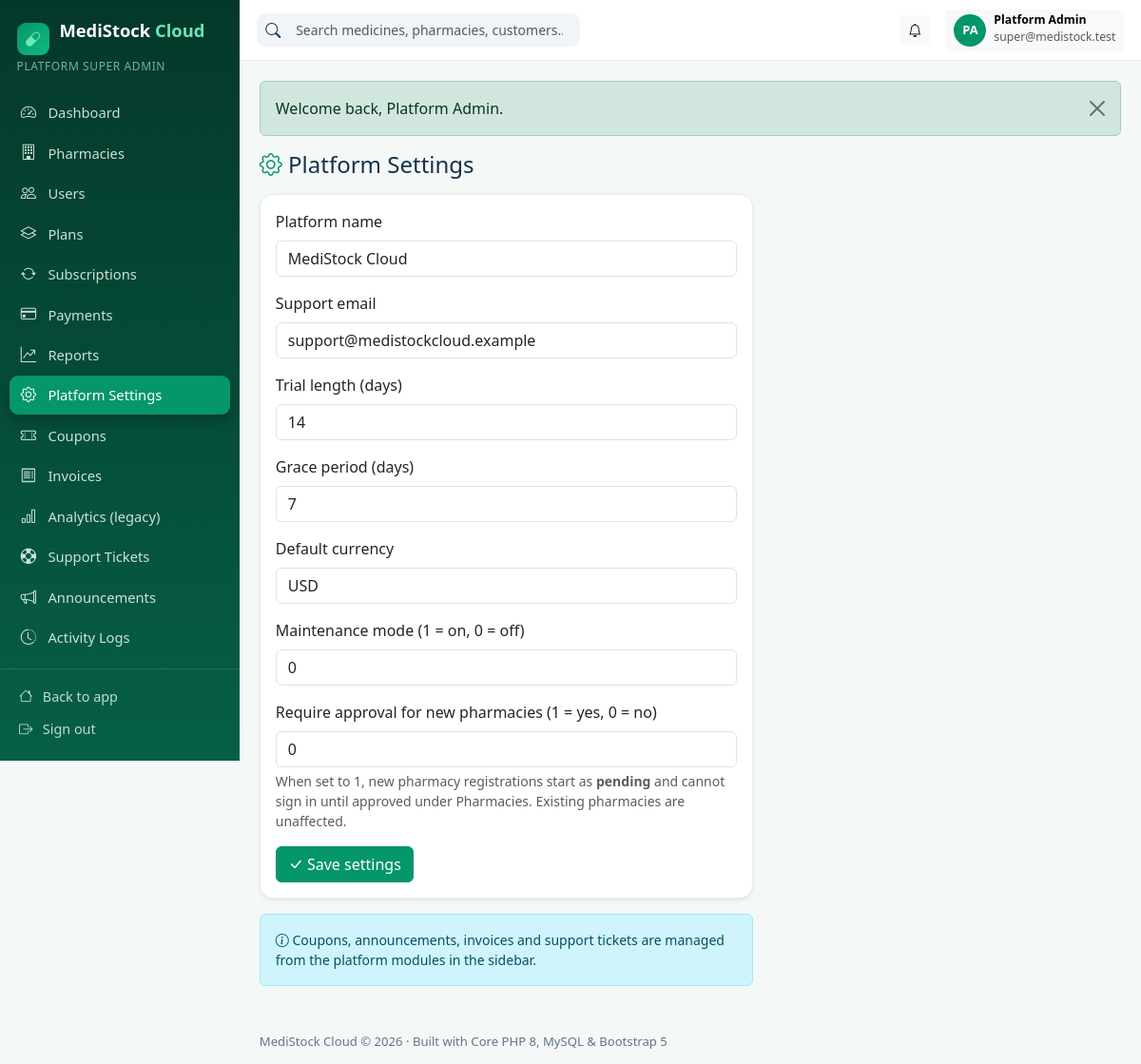
Screenshot of /super-admin/settings.php (signed in) with the database file from the repository.
### tables this page shows
CREATE TABLE IF NOT EXISTS users (
    id                        INT UNSIGNED AUTO_INCREMENT PRIMARY KEY,
    tenant_id                 INT UNSIGNED NULL,           
    role_id                   INT UNSIGNED NOT NULL,
    name                      VARCHAR(120) NOT NULL,
    email                     VARCHAR(190) NOT NULL UNIQUE,
    password_hash             VARCHAR(255) NOT NULL,
    phone                     VARCHAR(40)  NULL,
    status                    ENUM('active','inactive','invited') NOT NULL DEFAULT 'active',
    email_verified_at         DATETIME NULL,
    email_verification_token  VARCHAR(100) NULL,
    invitation_token          VARCHAR(100) NULL,
    invited_at                DATETIME NULL,
    last_login_at             DATETIME NULL,
    created_at                TIMESTAMP NULL,
    updated_at                TIMESTAMP NULL,
    deleted_at                TIMESTAMP NULL,
    INDEX idx_users_tenant (tenant_id),
    CONSTRAINT fk_users_tenant FOREIGN KEY (tenant_id) REFERENCES tenants (id) ON DELETE CASCADE,
    CONSTRAINT fk_users_role   FOREIGN KEY (role_id)   REFERENCES roles (id)   ON DELETE RESTRICT
);

CREATE TABLE IF NOT EXISTS roles (
    id          INT UNSIGNED AUTO_INCREMENT PRIMARY KEY,
    `key`       VARCHAR(50)  NOT NULL UNIQUE,
    name        VARCHAR(100) NOT NULL,
    description VARCHAR(255) NULL,
    created_at  TIMESTAMP NULL,
    updated_at  TIMESTAMP NULL
);

### config/database.php (called while the page is built)
<?php
return [
    'driver'    => 'mysql',
    'host'      => getenv('DB_HOST') ?: '127.0.0.1',
    'port'      => getenv('DB_PORT') ?: '3306',
    'database'  => getenv('DB_DATABASE') ?: 'medistock_cloud',
    'username'  => getenv('DB_USERNAME') ?: 'root',
    'password'  => getenv('DB_PASSWORD') ?: '',
    'charset'   => 'utf8mb4',
    'collation' => 'utf8mb4_unicode_ci',
];

### app/Database.php (called while the page is built)
<?php
final class Database
{
    private static ?PDO $instance = null;
    public static function connection(): PDO
    {
        if (self::$instance instanceof PDO) {
            return self::$instance;
        }
        $config = require dirname(__DIR__) . '/config/database.php';
        $dsn = sprintf(
            '%s:host=%s;port=%s;dbname=%s;charset=%s',
            $config['driver'],
            $config['host'],
            $config['port'],
            $config['database'],
            $config['charset']
        );
        self::$instance = new PDO($dsn, $config['username'], $config['password'], [
            PDO::ATTR_ERRMODE            => PDO::ERRMODE_EXCEPTION,
            PDO::ATTR_DEFAULT_FETCH_MODE => PDO::FETCH_ASSOC,
            PDO::ATTR_EMULATE_PREPARES   => false,
        ]);
        return self::$instance;
    }
}
function db(): PDO
{
    return Database::connection();
}

### app/View.php (the view, shortened to what this page needs)
<?php
function admin_menu(): array
{
    if (is_super_admin()) {
        return [
            ['super-admin/dashboard.php', 'bi-speedometer2', 'Dashboard', null],
            ['super-admin/pharmacies.php', 'bi-building', 'Pharmacies', null],
            ['super-admin/users.php', 'bi-people', 'Users', null],
            ['super-admin/plans.php', 'bi-layers', 'Plans', null],
            ['super-admin/subscriptions.php', 'bi-arrow-repeat', 'Subscriptions', null],
            ['super-admin/payments.php', 'bi-credit-card', 'Payments', null],
            ['super-admin/reports.php', 'bi-graph-up-arrow', 'Reports', null],
            ['super-admin/settings.php', 'bi-gear', 'Platform Settings', null],
            ['superadmin/coupons.php', 'bi-ticket-perforated', 'Coupons', null],
            ['superadmin/invoices.php', 'bi-receipt', 'Invoices', null],
            ['superadmin/analytics.php', 'bi-bar-chart', 'Analytics (legacy)', null],
            ['superadmin/tickets.php', 'bi-life-preserver', 'Support Tickets', null],
            ['superadmin/announcements.php', 'bi-megaphone', 'Announcements', null],
            ['superadmin/logs.php', 'bi-clock-history', 'Activity Logs', null],
        ];
    }
    $role = current_user()['role_key'] ?? '';
    $posHref = in_array($role, ['cashier', 'pharmacist'], true) ? 'cashier/pos.php' : 'admin/pos.php';
    $items = [
        ['admin/dashboard.php', 'bi-speedometer2', 'Overview', 'dashboard.view'],
        [$posHref, 'bi-upc-scan', 'Pharmacy POS', 'pos.access'],
        ['admin/sales.php', 'bi-cart-check', 'Sales', 'sales.view'],
        ['admin/returns.php', 'bi-arrow-counterclockwise', 'Sales Returns', 'sales.manage'],
        ['admin/medicines.php', 'bi-capsule', 'Medicines', 'medicines.view'],
        ['admin/categories.php', 'bi-tags', 'Categories', 'medicines.view'],
        ['admin/brands.php', 'bi-award', 'Brands', 'medicines.view'],
        ['admin/batches.php', 'bi-box-seam', 'Batches', 'stock.view'],
        ['admin/inventory.php', 'bi-boxes', 'Inventory', 'stock.view'],
        ['admin/adjustments.php', 'bi-sliders', 'Stock Adjustments', 'stock.adjust'],
        ['admin/movements.php', 'bi-arrow-repeat', 'Stock Movements', 'stock.view'],
        ['admin/transfers.php', 'bi-arrow-left-right', 'Branch Transfers', 'stock.view'],
        ['admin/expiry.php', 'bi-calendar-x', 'Expiry Management', 'stock.view'],
        ['admin/lowstock.php', 'bi-exclamation-triangle', 'Low Stock Alerts', 'stock.view'],
        ['admin/purchases.php', 'bi-bag-plus', 'Purchases', 'purchases.manage'],
        ['admin/purchase-orders.php', 'bi-clipboard2-check', 'Purchase Orders', 'purchases.manage'],
        ['admin/suppliers.php', 'bi-truck', 'Suppliers', 'suppliers.manage'],
        ['admin/supplier-payments.php', 'bi-cash-coin', 'Supplier Payments', 'purchases.manage'],
        ['admin/customers.php', 'bi-person-heart', 'Customers', 'customers.manage'],
        ['admin/prescriptions.php', 'bi-file-earmark-medical', 'Prescriptions', 'prescriptions.manage'],
        ['admin/expenses.php', 'bi-wallet2', 'Expenses', 'expenses.manage'],
        ['admin/staff.php', 'bi-people', 'Staff', 'staff.manage'],
        ['admin/branches.php', 'bi-diagram-3', 'Branches', 'branches.manage'],
        ['admin/reports.php', 'bi-graph-up', 'Reports & Analytics', 'reports.view'],
        ['admin/subscription.php', 'bi-stars', 'Subscription', 'billing.manage'],
        ['admin/settings.php', 'bi-gear', 'Settings', 'settings.manage'],
    ];
    $items = array_values(array_filter($items, static fn($i) => $i[3] === null || can($i[3])));
    $roleItems = match ($role) {
        'pharmacist' => [
            ['pharmacist/dashboard.php', 'bi-clipboard2-pulse', 'Pharmacist Home', null],
            ['pharmacist/prescriptions.php', 'bi-file-earmark-medical', 'My Prescriptions', null],
            ['pharmacist/medicines.php', 'bi-search-heart', 'Medicine Search', null],
            ['pharmacist/dispensing.php', 'bi-clipboard-check', 'Dispensing Records', null],
            ['pharmacist/sales.php', 'bi-receipt', 'Sales History', null],
        ],
        'cashier' => [
            ['cashier/dashboard.php', 'bi-cash-register', 'Cashier Home', null],
            ['cashier/sales.php', 'bi-receipt', 'My Sales', null],
        ],
        'inventory_manager' => [
            ['inventory/dashboard.php', 'bi-boxes', 'Inventory Home', null],
            ['inventory/receiving.php', 'bi-box-arrow-in-down', 'Stock Receiving', null],
            ['inventory/transfers.php', 'bi-arrow-left-right', 'Branch Transfers', null],
            ['inventory/purchase-orders.php', 'bi-clipboard2-check', 'Purchase Orders', null],
            ['inventory/alerts.php', 'bi-bell', 'Stock Alerts', null],
            ['inventory/suppliers.php', 'bi-truck', 'Suppliers', null],
        ],
        default => [],
    };
    return array_merge($roleItems, $items);
}
function admin_header(string $title, string $active = ''): void
{
    $u = current_user();
    $initials = '';
    foreach (explode(' ', (string)($u['name'] ?? 'U')) as $part) {
        $initials .= strtoupper(substr($part, 0, 1));
    }
    ?>
<!DOCTYPE html>
<html lang="en">
<head>
<link href="https://cdn.jsdelivr.net/npm/bootstrap@5.3.3/dist/css/bootstrap.min.css" rel="stylesheet">
<link href="https://cdn.jsdelivr.net/npm/bootstrap-icons@1.11.3/font/bootstrap-icons.min.css" rel="stylesheet">
<link href="<?= asset('css/style.css') ?>" rel="stylesheet">
</head>
<body class="admin-body">
<div class="admin-wrapper">
  <aside class="admin-sidebar" id="adminSidebar">
    <div class="sidebar-brand"><span class="brand-badge"><i class="bi bi-capsule"></i></span> MediStock <span>Cloud</span></div>
    <div class="sidebar-role"><?= e(is_super_admin() ? 'Platform Super Admin' : ($u['role_name'] ?? '')) ?></div>
    <nav class="sidebar-nav">
      <?php foreach (admin_menu() as [$href, $icon, $label, $perm]): ?>
        <a href="<?= url($href) ?>" class="<?= $active === $href ? 'active' : '' ?>"><i class="bi <?= e($icon) ?>"></i> <span><?= e($label) ?></span></a>
      <?php endforeach; ?>
    </nav>
    <div class="sidebar-footer">
      <a href="<?= url(is_super_admin() ? 'index.php' : 'admin/index.php') ?>"><i class="bi bi-house"></i> <span>Back to app</span></a>
      <a href="<?= url('logout.php') ?>"><i class="bi bi-box-arrow-right"></i> <span>Sign out</span></a>
    </div>
  </aside>
  <div class="admin-main">
    <header class="admin-topbar">
      <form class="topbar-search d-none d-md-flex" method="get" action="<?= url(is_super_admin() ? 'superadmin/tenants.php' : 'admin/medicines.php') ?>">
        <i class="bi bi-search"></i>
        <input class="form-control form-control-sm border-0" name="q" placeholder="Search medicines, pharmacies, customers…">
      </form>
      <div class="ms-auto d-flex align-items-center gap-3">
        <div class="dropdown">
          <button class="btn btn-sm btn-light position-relative" data-bs-toggle="dropdown" aria-label="Notifications">
            <i class="bi bi-bell"></i>
          </button>
        </div>
        <div class="dropdown">
          <button class="btn btn-sm btn-light d-flex align-items-center gap-2" data-bs-toggle="dropdown">
            <span class="avatar-circle"><?= e(substr($initials, 0, 2)) ?></span>
            <span class="d-none d-md-inline text-start"><strong class="d-block small lh-1"><?= e($u['name'] ?? '') ?></strong><small class="text-muted"><?= e($u['email'] ?? '') ?></small></span>
          </button>
        </div>
      </div>
    </header>
    <main class="admin-content">
      <?= flash_html() ?>
<?php
}
function admin_footer(): void
{
    ?>
    </main>
    <footer class="admin-footer">MediStock Cloud © <?= date('Y') ?> · Built with Core PHP 8, MySQL & Bootstrap 5</footer>
  </div>
</div>
<div class="toast-container position-fixed bottom-0 end-0 p-3" id="msToasts" style="z-index:1090"></div>
</body>
</html>
<?php
}

### public/assets/css/style.css (style rules this page uses)
:root { --emerald: #059669; --emerald-dark: #065f46; --emerald-deep: #04382a; --emerald-light: #d1fae5; --navy: #0f2a43; --sky: #e0f2fe; --ink: #16324a; --muted: #64748b; --bg: #f4f8f7; }
* { scrollbar-width: thin; }
body { font-family: "Segoe UI", system-ui, -apple-system, Roboto, "Helvetica Neue", Arial, sans-serif; color: var(--ink); }
.brand-badge { display: inline-flex; align-items: center; justify-content: center; width: 34px; height: 34px; border-radius: 9px; margin-right: 6px; background: linear-gradient(135deg, var(--emerald), #10b981); color: #fff; font-size: 1rem; vertical-align: -8px; }
.avatar-circle { width: 34px; height: 34px; border-radius: 50%; background: var(--emerald); color: #fff; display: inline-flex; align-items: center; justify-content: center; font-weight: 700; font-size: .8rem; }
.admin-body { background: var(--bg); }
.admin-wrapper { display: flex; min-height: 100vh; }
.admin-sidebar { width: 252px; flex: 0 0 252px; background: linear-gradient(180deg, var(--emerald-deep), #065f46); color: #d1fae5; display: flex; flex-direction: column; position: sticky; top: 0; height: 100vh; z-index: 1040; }
.sidebar-brand { padding: 1.1rem 1.1rem .2rem; font-weight: 800; font-size: 1.15rem; color: #fff; }
.sidebar-brand span { color: #6ee7b7; }
.sidebar-role { padding: 0 1.1rem .8rem; font-size: .75rem; letter-spacing: .6px; text-transform: uppercase; color: rgba(209, 250, 229, .6); }
.sidebar-nav { flex: 1; overflow-y: auto; padding: .4rem .6rem; }
.sidebar-nav a { display: flex; align-items: center; gap: .65rem; padding: .5rem .65rem; border-radius: 9px; color: rgba(236, 253, 245, .85); text-decoration: none; font-size: .92rem; margin-bottom: 2px; }
.sidebar-nav a i { font-size: 1.02rem; width: 20px; text-align: center; }
.sidebar-nav a.active { background: var(--emerald); color: #fff; box-shadow: 0 6px 14px rgba(0,0,0,.25); }
.sidebar-footer { padding: .7rem .6rem 1rem; border-top: 1px solid rgba(255,255,255,.12); }
.sidebar-footer a { display: flex; gap: .65rem; align-items: center; color: rgba(236,253,245,.8); text-decoration: none; padding: .4rem .65rem; font-size: .9rem; }
.admin-main { flex: 1; min-width: 0; display: flex; flex-direction: column; }
.admin-topbar { background: #fff; border-bottom: 1px solid #e2e8f0; padding: .6rem 1.1rem; display: flex; align-items: center; gap: .8rem; position: sticky; top: 0; z-index: 1030; }
.topbar-search { align-items: center; gap: .5rem; background: #f1f5f9; border-radius: 9px; padding: .15rem .6rem; width: 340px; max-width: 45vw; }
.topbar-search input { background: transparent; }
.admin-content { padding: 1.3rem; flex: 1; }
.admin-footer { padding: .8rem 1.3rem; color: var(--muted); font-size: .82rem; }

### rows the page displays
users: role.key "PLATFORM SUPER ADMIN", name "Platform Admin", email "super@medistock.test"

### other values shown
$label "Dashboard"
$label "Pharmacies"
$label "Users"
$label "Plans"
$label "Subscriptions"
$label "Payments"
$label "Reports"
$label "Platform Settings"
$label "Coupons"
$label "Invoices"
$label "Analytics (legacy)"
$label "Support Tickets"
$label "Announcements"
$label "Activity Logs"
substr($initials, 0, 2) "PA"
